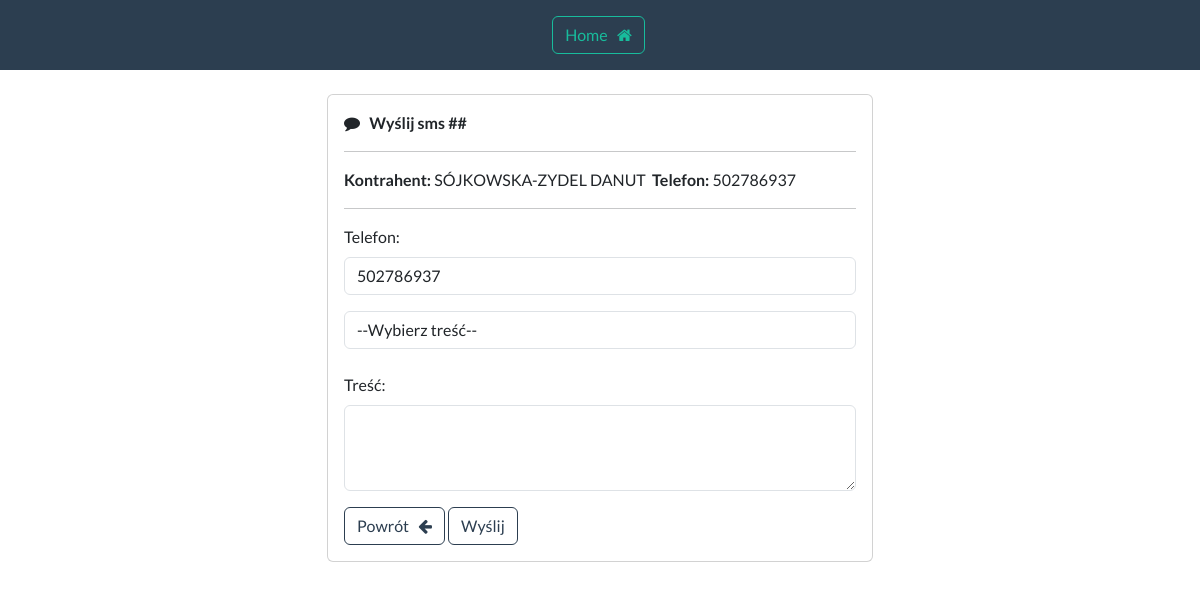
The page /sms/sms/70409 (signed in) on the database as committed earlier.
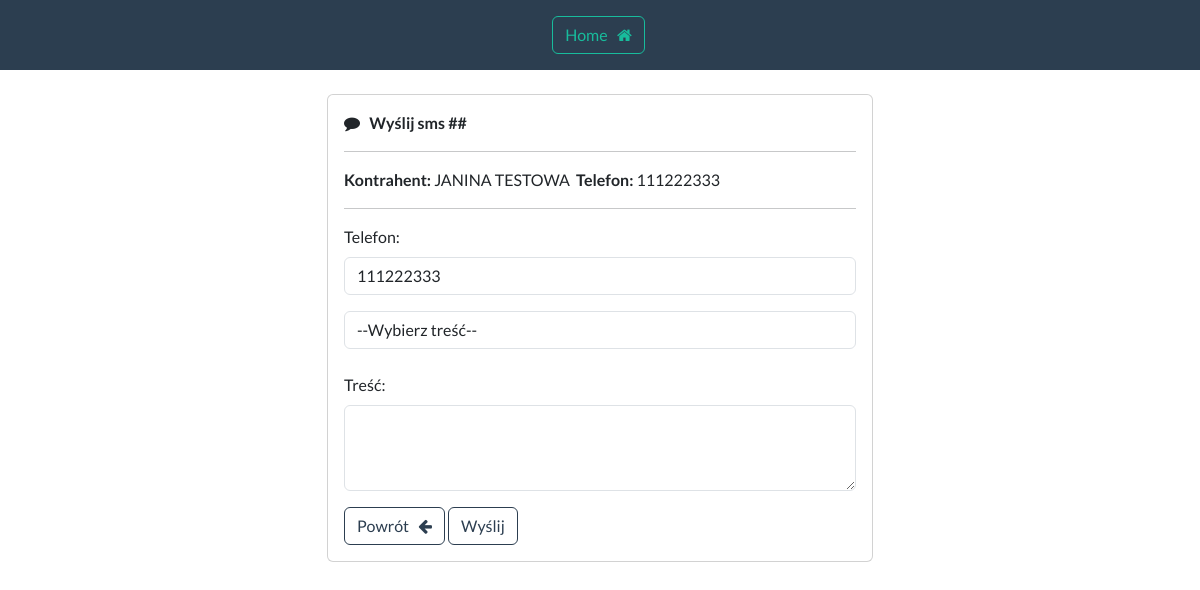
The same page on the database as committed later.
### telefony/models.py (models this page shows, shortened)
class Mieszkaniec(models.Model):
    data_utworzenia = models.CharField(max_length=15, blank=True)
    indeks = models.CharField(max_length=7, blank=True)
    nazwa = models.CharField(max_length=255, blank=True)
    adres = models.CharField(max_length=255, blank=True)
    klatka = models.CharField(max_length=2, blank=True)
    telefon = models.CharField(max_length=20, blank=True)
    telefon2 = models.CharField(max_length=20, blank=True)
    telefon3 = models.CharField(max_length=20, blank=True)
    symbol_budynku = models.CharField(max_length=4, blank=True)
    tak = "tak"
    nie = "nie"
    zgoda_wybor = [
        (tak, "tak"),
        (nie, "nie")
    ]
    zgoda = models.CharField(
        max_length=3,
        choices=zgoda_wybor,
        default=tak,
    )
    ce = "CE"
    nw = "NW"
    ns = "NS"
    administracja_wybor = [
        (ns, "NS"),
        (nw, "NW"),
        (ce, "CE")
    ]
    administracja = models.CharField(
        max_length=2,
        choices=administracja_wybor,
        default=ce,
    )
    content = models.TextField(max_length=160, blank=True, null=True)
    phone = models.TextField(blank=True, null=True)

### sms/views.py (the view, shortened to what this page needs)
# urls.py: path("sms/<int:pk>", views.sms_record, name="sms_rss"),
@login_required(login_url="login")
def sms_record(request, pk):
    record = Mieszkaniec.objects.get(id=pk)
    form = SmsRecordFormSms(instance=record)
    my_record = Mieszkaniec.objects.get(id=pk)
    context = {"form": form, "record": record, "my_record": my_record}
    return render(request, "sms-sms.html", context=context)

### sms/forms.py
class SmsRecordFormSms(forms.ModelForm):
    class Meta:
        model = Mieszkaniec
        fields = ["indeks", "nazwa", "phone", "content", "telefon"]

### sms/templates/sms-sms.html (shortened to what this page needs)
{% extends 'base-sms.html' %}
{% load crispy_forms_tags %}
{% block content %}
    <div class="row justify-content-center">
        <div class="col-sm-6 mb-3 mb-sm-0">
            <div class="card">
                <div class="card-body">
                    <i class="fa fa-comment" aria-hidden="true"></i> &nbsp;
                    <strong> Wyślij sms ##</strong>
                    <hr>
                    <form method="POST" autocomplete="off" id="smsForm">
                        <p><strong> Kontrahent: </strong> {{ record.nazwa }}&nbsp; <strong>
                            Telefon: </strong> {{ record.telefon }} </p>
                        <hr>
                        <div class="mb-3">
                            <label for="phone" class="form-label">Telefon:</label>
                            <input type="text" class="form-control" id="phone" name="phone" placeholder=""
                                   autocomplete="off" value="{{ record.telefon }}">
                        </div>
                        <select class="form-control" id="smsTemplate">
                            <option value="">--Wybierz treść--</option>
                        </select>
                        <br>
                        <div class="mb-3">
                            <label for="content" class="form-label">Treść:</label>
                            <textarea class="form-control" id="content" name="content" maxlength="160"
                                      rows="3"></textarea>
                        </div>
                        <a href="{% url 'dashboard_sms' %}" class="btn btn-outline-primary"> Powrót &nbsp; <i
                                class="fa fa-arrow-left"></i> </a>
                        <button type="submit" class="btn btn-outline-primary">Wyślij</button>
                    </form>
                </div>
            </div>
        </div>
    </div>
{% endblock %}

Rows that differ between the two databases and show on the page:
changed Mieszkaniec: nazwa "SÓJKOWSKA-ZYDEL DANUT" → "JANINA TESTOWA"; telefon "502786937" → "111222333"; phone "502786937" → "111222333"
